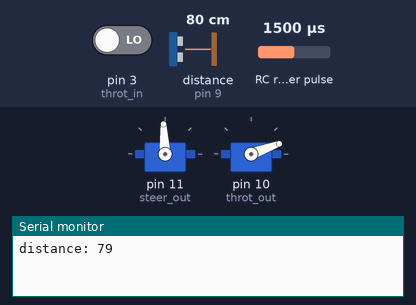
This sketch was run on a simulated Arduino Uno, built with avr-gcc and run on an emulated ATmega328P. Parts: 2 × servo, the last lines printed to the serial monitor. Wiring (inferred from the names in the program): ultrasonic range finder: trigger pin 8; echo pin 9; RC receiver channel: data pin 2. Inputs (shaded band) come from the test bench; at power-on: distance to the obstacle (sensor on pin 9) 80 cm, RC receiver pulse 1500 µs, pin 3 (throt_in) LOW. The echo pulse lasts 58.3 µs per cm.

Above: at 1.2 s.
1.3 s: distance to the obstacle (sensor on pin 9) set to 44 cm
3.2 s: distance to the obstacle (sensor on pin 9) set to 38 cm
At 4.9 s:
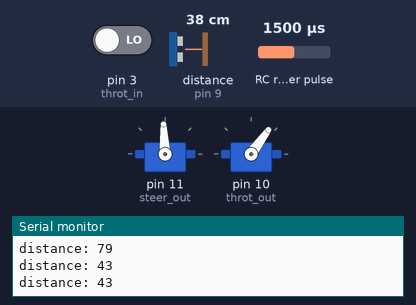
5.5 s: RC receiver pulse (sensor on pin 2) set to 1020 µs
At 9.5 s:
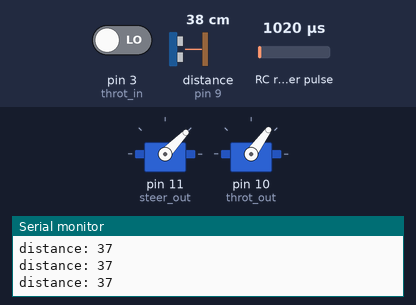
9.7 s: RC receiver pulse (sensor on pin 2) set to 1250 µs
At 13.4 s:
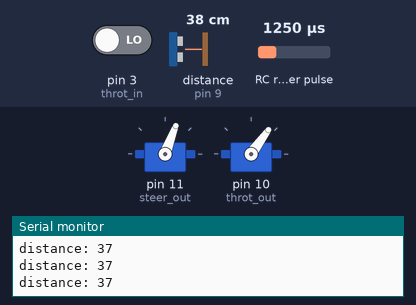
13.9 s: distance to the obstacle (sensor on pin 9) set to 60 cm
At 15.0 s:
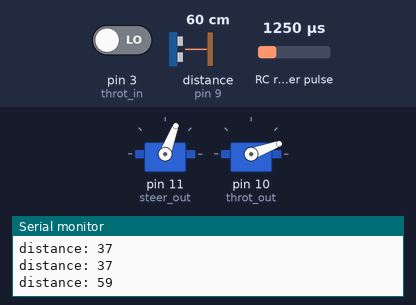
15.6 s: RC receiver pulse (sensor on pin 2) set to 1750 µs
At 18.3 s:
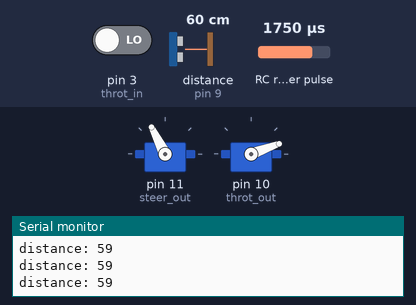
Timing chart, 0 to 19.7 s (numbered marks = the images above; inputs shaded):
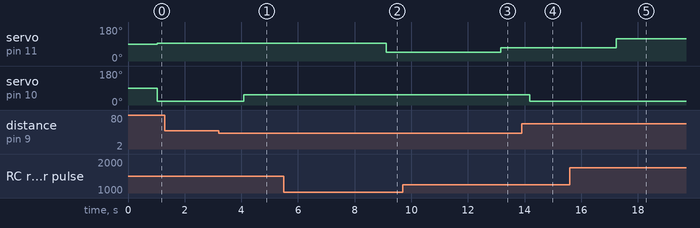

Measured:
- the behaviour switches between 41 and 40 cm on distance to the obstacle (sensor on pin 9) (found by bisection; images 0 and 1)
- after the input at 3.2 s, servo on pin 10 (throt_out): 20° → 54° after 0.88 s
- after the input at 5.5 s, servo on pin 11 (steer_out): 93° → 46° after 3.6 s
- after the input at 9.7 s, servo on pin 11 (steer_out): 46° → 69° after 3.5 s
- after the input at 13.9 s, servo on pin 10 (throt_out): 54° → 20° after 0.29 s
- after the input at 15.6 s, servo on pin 11 (steer_out): 69° → 117° after 1.6 s

The sketch:

hackrccar.ino
```cpp
#include <Servo.h>

Servo steer_motor;
Servo throt_motor;

const int steer_in = 2;
const int throt_in = 3;
const int steer_out = 11;
const int throt_out = 10;

int steer_in_value = 0;
int throt_in_value  = 0;
int steer_out_value = 0;
int throt_out_value  = 0;
// defines variables

const int trigPin = 8;
const int echoPin = 9;
// defines variables

long duration;
int distance;

void setup() {
  pinMode(steer_in, INPUT); // Sets the trigPin as an Output
  pinMode(throt_in, INPUT); // Sets the echoPin as an Input

  steer_motor.attach(steer_out);
  throt_motor.attach(throt_out);

  pinMode(trigPin, OUTPUT); // Sets the trigPin as an Output
  pinMode(echoPin, INPUT); // Sets the echoPin as an Input

  Serial.begin(115200); // Starts the serial communication
}

void loop() {

  steer_in_value = pulseIn(steer_in, HIGH);
  throt_in_value = pulseIn(throt_in, HIGH);

  steer_out_value = steer_in_value;
  throt_out_value = 1500 - (1500 - throt_in_value) / 2;

  digitalWrite(trigPin, LOW);
  delayMicroseconds(2);
  // Sets the trigPin on HIGH state for 10 micro seconds
  digitalWrite(trigPin, HIGH);
  delayMicroseconds(10);
  digitalWrite(trigPin, LOW);
  // Reads the echoPin, returns the sound wave travel time in microseconds
  duration = pulseIn(echoPin, HIGH, 100000);
  // Calculating the distance
  distance = duration * 0.034 / 2;

  if (distance < 40 && distance != 0) {
    throt_motor.writeMicroseconds(1100);
    delay(1000);
  }
  else {
    throt_motor.writeMicroseconds(throt_out_value);
  }
  steer_motor.writeMicroseconds(steer_out_value);
  /*
    Serial.print("PWM_steer: ");
    Serial.print(steer_in_value);
    Serial.print("\t");
    Serial.print("PWM_throt: ");
    Serial.println(throt_in_value);
  */
  Serial.print("distance: ");
  Serial.println(distance);
}
```
